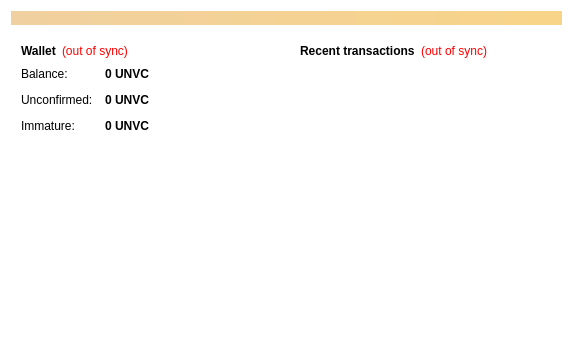
<?xml version="1.0" encoding="UTF-8"?>
<ui version="4.0">
 <class>OverviewPage</class>
 <widget class="QWidget" name="OverviewPage">
  <property name="geometry">
   <rect>
    <x>0</x>
    <y>0</y>
    <width>573</width>
    <height>342</height>
   </rect>
  </property>
  <property name="windowTitle">
   <string>Form</string>
  </property>
  <property name="styleSheet">
   <string notr="true">background-color: transparent;
background: transparent;</string>
  </property>
  <layout class="QVBoxLayout" name="topLayout">
   <item>
    <widget class="QLabel" name="labelAlerts">
     <property name="visible">
      <bool>false</bool>
     </property>
     <property name="styleSheet">
      <string notr="true">background-color: qlineargradient(x1: 0, y1: 0, x2: 1, y2: 0, stop:0 #F0D0A0, stop:1 #F8D488); color:#000000;</string>
     </property>
     <property name="wordWrap">
      <bool>true</bool>
     </property>
     <property name="margin">
      <number>3</number>
     </property>
    </widget>
   </item>
   <item>
    <layout class="QHBoxLayout" name="horizontalLayout" stretch="1,1">
     <item>
      <layout class="QVBoxLayout" name="verticalLayout_2">
       <item>
        <widget class="QFrame" name="frame">
         <property name="frameShape">
          <enum>QFrame::StyledPanel</enum>
         </property>
         <property name="frameShadow">
          <enum>QFrame::Raised</enum>
         </property>
         <layout class="QVBoxLayout" name="verticalLayout_4">
          <item>
           <layout class="QHBoxLayout" name="horizontalLayout_4">
            <item>
             <widget class="QLabel" name="label_5">
              <property name="font">
               <font>
                <weight>75</weight>
                <bold>true</bold>
               </font>
              </property>
              <property name="text">
               <string>Wallet</string>
              </property>
             </widget>
            </item>
            <item>
             <widget class="QLabel" name="labelWalletStatus">
              <property name="toolTip">
               <string>The displayed information may be out of date. Your wallet automatically synchronizes with the GlobalDenomination network after a connection is established, but this process has not completed yet.</string>
              </property>
              <property name="styleSheet">
               <string notr="true">QLabel { color: red; }</string>
              </property>
              <property name="text">
               <string notr="true">(out of sync)</string>
              </property>
              <property name="alignment">
               <set>Qt::AlignLeading|Qt::AlignLeft|Qt::AlignVCenter</set>
              </property>
             </widget>
            </item>
            <item>
             <spacer name="horizontalSpacer_2">
              <property name="orientation">
               <enum>Qt::Horizontal</enum>
              </property>
              <property name="sizeHint" stdset="0">
               <size>
                <width>40</width>
                <height>20</height>
               </size>
              </property>
             </spacer>
            </item>
           </layout>
          </item>
          <item>
           <layout class="QFormLayout" name="formLayout_2">
            <property name="fieldGrowthPolicy">
             <enum>QFormLayout::AllNonFixedFieldsGrow</enum>
            </property>
            <property name="horizontalSpacing">
             <number>12</number>
            </property>
            <property name="verticalSpacing">
             <number>12</number>
            </property>
            <item row="0" column="0">
             <widget class="QLabel" name="label">
              <property name="text">
               <string>Balance:</string>
              </property>
             </widget>
            </item>
            <item row="0" column="1">
             <widget class="QLabel" name="labelBalance">
              <property name="font">
               <font>
                <weight>75</weight>
                <bold>true</bold>
               </font>
              </property>
              <property name="cursor">
               <cursorShape>IBeamCursor</cursorShape>
              </property>
              <property name="toolTip">
               <string>Your current balance</string>
              </property>
              <property name="text">
               <string notr="true">0 UNVC</string>
              </property>
              <property name="textInteractionFlags">
               <set>Qt::LinksAccessibleByMouse|Qt::TextSelectableByKeyboard|Qt::TextSelectableByMouse</set>
              </property>
             </widget>
            </item>
            <item row="1" column="0">
             <widget class="QLabel" name="label_3">
              <property name="text">
               <string>Unconfirmed:</string>
              </property>
             </widget>
            </item>
            <item row="1" column="1">
             <widget class="QLabel" name="labelUnconfirmed">
              <property name="font">
               <font>
                <weight>75</weight>
                <bold>true</bold>
               </font>
              </property>
              <property name="cursor">
               <cursorShape>IBeamCursor</cursorShape>
              </property>
              <property name="toolTip">
               <string>Total of transactions that have yet to be confirmed, and do not yet count toward the current balance</string>
              </property>
              <property name="text">
               <string notr="true">0 UNVC</string>
              </property>
              <property name="textInteractionFlags">
               <set>Qt::LinksAccessibleByMouse|Qt::TextSelectableByKeyboard|Qt::TextSelectableByMouse</set>
              </property>
             </widget>
            </item>
            <item row="2" column="0">
             <widget class="QLabel" name="labelImmatureText">
              <property name="text">
               <string>Immature:</string>
              </property>
             </widget>
            </item>
            <item row="2" column="1">
             <widget class="QLabel" name="labelImmature">
              <property name="font">
               <font>
                <weight>75</weight>
                <bold>true</bold>
               </font>
              </property>
              <property name="toolTip">
               <string>Mined balance that has not yet matured</string>
              </property>
              <property name="text">
               <string notr="true">0 UNVC</string>
              </property>
              <property name="textInteractionFlags">
               <set>Qt::LinksAccessibleByMouse|Qt::TextSelectableByKeyboard|Qt::TextSelectableByMouse</set>
              </property>
             </widget>
            </item>
           </layout>
          </item>
         </layout>
        </widget>
       </item>
       <item>
        <spacer name="verticalSpacer">
         <property name="orientation">
          <enum>Qt::Vertical</enum>
         </property>
         <property name="sizeHint" stdset="0">
          <size>
           <width>20</width>
           <height>40</height>
          </size>
         </property>
        </spacer>
       </item>
      </layout>
     </item>
     <item>
      <layout class="QVBoxLayout" name="verticalLayout_3">
       <item>
        <widget class="QFrame" name="frame_2">
         <property name="frameShape">
          <enum>QFrame::StyledPanel</enum>
         </property>
         <property name="frameShadow">
          <enum>QFrame::Raised</enum>
         </property>
         <layout class="QVBoxLayout" name="verticalLayout">
          <item>
           <layout class="QHBoxLayout" name="horizontalLayout_2">
            <item>
             <widget class="QLabel" name="label_4">
              <property name="text">
               <string>&lt;b&gt;Recent transactions&lt;/b&gt;</string>
              </property>
             </widget>
            </item>
            <item>
             <widget class="QLabel" name="labelTransactionsStatus">
              <property name="toolTip">
               <string>The displayed information may be out of date. Your wallet automatically synchronizes with the GlobalDenomination network after a connection is established, but this process has not completed yet.</string>
              </property>
              <property name="styleSheet">
               <string notr="true">QLabel { color: red; }</string>
              </property>
              <property name="text">
               <string notr="true">(out of sync)</string>
              </property>
              <property name="alignment">
               <set>Qt::AlignRight|Qt::AlignTrailing|Qt::AlignVCenter</set>
              </property>
             </widget>
            </item>
            <item>
             <spacer name="horizontalSpacer">
              <property name="orientation">
               <enum>Qt::Horizontal</enum>
              </property>
              <property name="sizeHint" stdset="0">
               <size>
                <width>40</width>
                <height>20</height>
               </size>
              </property>
             </spacer>
            </item>
           </layout>
          </item>
          <item>
           <widget class="QListView" name="listTransactions">
            <property name="styleSheet">
             <string notr="true">QListView { background: transparent; }</string>
            </property>
            <property name="frameShape">
             <enum>QFrame::NoFrame</enum>
            </property>
            <property name="verticalScrollBarPolicy">
             <enum>Qt::ScrollBarAlwaysOff</enum>
            </property>
            <property name="horizontalScrollBarPolicy">
             <enum>Qt::ScrollBarAlwaysOff</enum>
            </property>
            <property name="selectionMode">
             <enum>QAbstractItemView::NoSelection</enum>
            </property>
           </widget>
          </item>
         </layout>
        </widget>
       </item>
       <item>
        <spacer name="verticalSpacer_2">
         <property name="orientation">
          <enum>Qt::Vertical</enum>
         </property>
         <property name="sizeHint" stdset="0">
          <size>
           <width>20</width>
           <height>40</height>
          </size>
         </property>
        </spacer>
       </item>
      </layout>
     </item>
    </layout>
   </item>
  </layout>
 </widget>
 <resources/>
 <connections/>
</ui>
